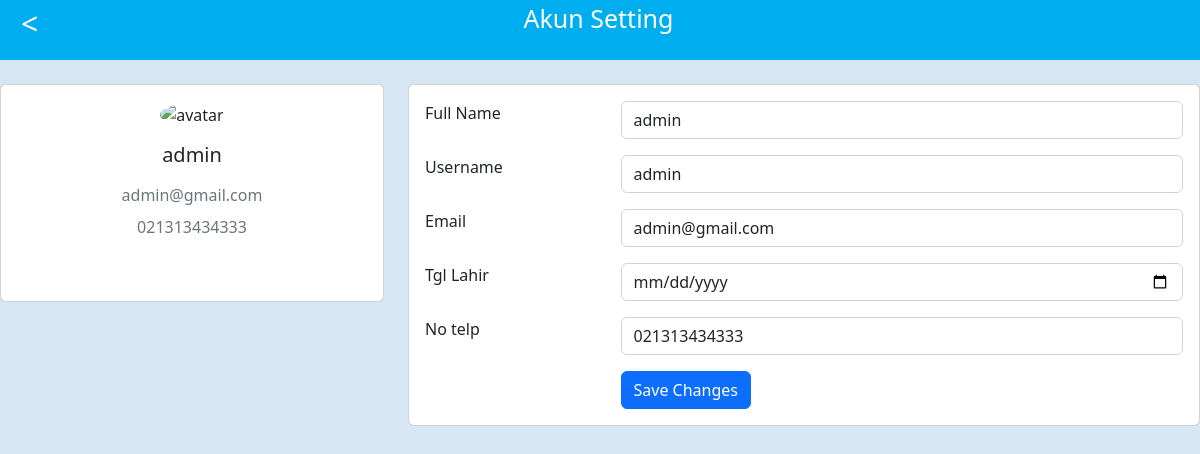
The page /akunset/setakun2.php (signed in) on the database its author committed.
### tables this page shows
CREATE TABLE `users` (
  `nama` varchar(255) NOT NULL,
  `username` varchar(50) NOT NULL,
  `tgl_lahir` date NOT NULL,
  `email` varchar(50) NOT NULL,
  `no_tlpn` varchar(15) NOT NULL,
  `password` varchar(255) NOT NULL
);

### akunset/setakun2.php (the view, shortened to what this page needs)
<?php
  include "../conf/koneksi.php";
  if(isset($_SESSION["loginUsername"])){
    $loginUsername = $_SESSION["loginUsername"];
    $result = mysqli_query($koneksi, "SELECT * FROM users WHERE username = '$loginUsername'");
    $row = mysqli_fetch_assoc($result);
    $name = $row["nama"];
    $uname = $row["username"];
    $email = $row["email"];
    $tgl = $row["tgl_lahir"];
    $no = $row["no_tlpn"];
  $re = mysqli_query($koneksi, "SELECT profil FROM profil WHERE username = '$loginUsername'");
  $rew = mysqli_fetch_assoc($re);
  $profil = $rew["profil"];
  }
?>
<!DOCTYPE html>
<html lang="en">
  <head>
    <link href="https://cdn.jsdelivr.net/npm/bootstrap@5.2.3/dist/css/bootstrap.min.css" rel="stylesheet" />
    <link rel="stylesheet" href="setakun2.css" />
  </head>
  <body>
    <header class="header text-center">
      <div style="float: left">
        <button style="background-color: transparent; border-style: none; color: white; font-size: 30px; margin-left: 15px; width: 10px">
          <a style="text-decoration: none; color: white" href="setakun.php"><</a>
        </button>
      </div>
      <span style="color: white; font-size: 25px; margin-left: -30px">Akun Setting</span>
    </header>
    <br />
    <form method="post">
    <div class="editakun row">
      <div class="col-lg-4">
        <div class="card mb-4">
          <div class="card-body text-center">
            <img src="../img/<?= $profil; ?>"  alt="avatar" class="rounded-circle img-fluid" style="width: 150px" />
            <h5 class="my-3"><?php echo($name) ?></h5>
            <p class="text-muted mb-2"><?php echo($email) ?></p>
            <p class="text-muted mb-4"><?php echo($no) ?></p>
            <div style="height: 22px;"></div>
          </div>
        </div>
      </div>
      <div class="col-lg-8">
        <div class="card">
          <div class="card-body">
            <div class="row mb-3">
              <div class="col-sm-3">
                <p class="mb-0">Full Name</p>
              </div>
              <div class="col-sm-9 text-secondary">
                <input name="nama" type="text" class="form-control" value="<?php echo $name ?>" />
              </div>
            </div>
            <div class="row mb-3">
              <div class="col-sm-3">
                <p class="mb-0">Username</p>
              </div>
              <div class="col-sm-9 text-secondary">
                <input name="username" type="text" class="form-control" value="<?php echo $uname ?> " readonly/>
              </div>
            </div>
            <div class="row mb-3">
              <div class="col-sm-3">
                <p class="mb-0">Email</p>
              </div>
              <div class="col-sm-9 text-secondary">
                <input name="email" type="text" class="form-control" value="<?php echo $email ?>" readonly/>
              </div>
            </div>
            <div class="row mb-3">
              <div class="col-sm-3">
                <p class="mb-0">Tgl Lahir</p>
              </div>
              <div class="col-sm-9 text-secondary">
                <input name="tgl" type="date" class="form-control" value="<?php echo date("d-m-Y", strtotime($tgl)); ?>" />
              </div>
            </div>
            <div class="row mb-3">
              <div class="col-sm-3">
                <p class="mb-0">No telp</p>
              </div>
              <div class="col-sm-9 text-secondary">
                <input name="noPhone" type="text" class="form-control" value="<?php echo $no ?>" />
              </div>
            </div>
            <div class="row">
              <div class="col-sm-3"></div>
              <div class="col-sm-9 text-secondary">
                <button id="btnUpdate" name="btnUpdate" type="submit" class="btn btn-primary">Save Changes</button>
              </div>
            </div>
          </div>
        </div>
      </div>
    </div>
    </form>
  </body>
</html>

### akunset/setakun2.css (style rules this page uses)
body { box-sizing: content-box; margin: auto; background-color: #d6e6f2; }
.header { width: 100%; left: 0px; right: 0px; top: 0px; z-index: 11; background: rgb(0, 174, 239); height: 60px; }

### rows shown on the page
users: nama "admin", email "admin@gmail.com", no_tlpn "021313434333", username "admin", noPhone "021313434333"
